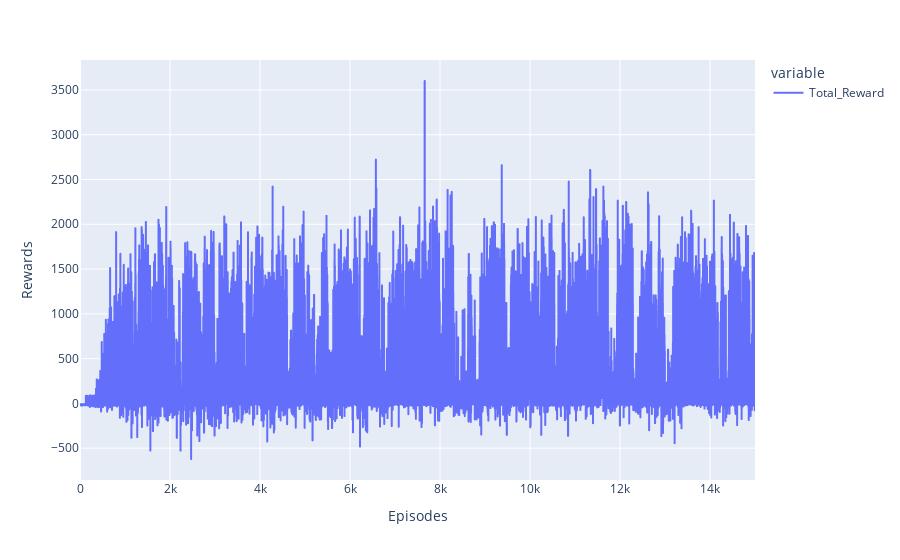

Source (notebook cell):
### Markdown cell above
## 📊 1. Courbe de récompense cumulée (Total Reward par épisode)
Le but de cette courbe est de voir si l'agent s'améliore avec le temps en fonction du nombre de son score total sur son episode

**Attendu** : Une tendance générale à la hausse

### Code cell
import pandas as pd
import plotly.express as px

df = pd.read_csv('../data/rewards.csv', delimiter=",")

fig = px.line(df).update_layout(
    xaxis_title="Episodes", yaxis_title="Rewards"
)
fig.show()

### Figure 1 — Plotly figure (JSON) as saved in the notebook; plotly's stock layout.template omitted (floating-point values rounded to 4 significant figures; data arrays with more than 128 entries replaced by an {"elided": "..."} marker saying what was removed)
{"data": [{"hovertemplate": "variable=Total_Reward<br>index=%{x}<br>value=%{y}<extra></extra>", "legendgroup": "Total_Reward", "line": {"color": "#636efa", "dash": "solid"}, "marker": {"symbol": "circle"}, "mode": "lines", "name": "Total_Reward", "showlegend": true, "type": "scattergl", "x": {"elided": "15000 int values"}, "xaxis": "x", "y": {"elided": "15000 int values"}, "yaxis": "y"}], "layout": {"legend": {"title": {"text": "variable"}, "tracegroupgap": 0}, "margin": {"t": 60}, "xaxis": {"anchor": "y", "domain": [0, 1], "title": {"text": "Episodes"}}, "yaxis": {"anchor": "x", "domain": [0, 1], "title": {"text": "Rewards"}}}}
